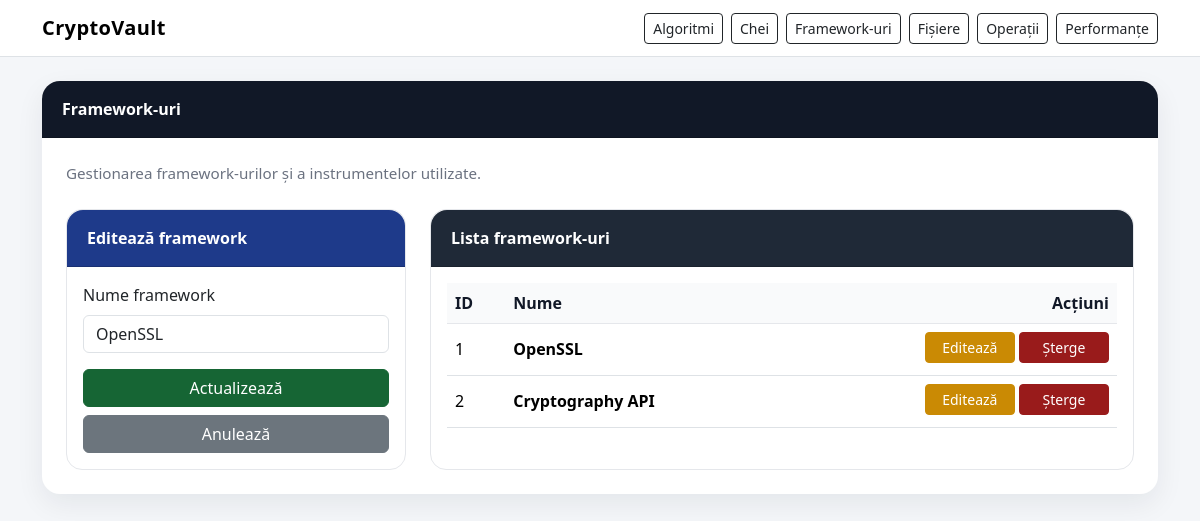
Page /frameworks?edit_framework=1 on the committed database.
### models.py (models this page shows)
class Framework(Base):
    __tablename__ = "frameworks"
    id = Column(Integer, primary_key=True, index=True)
    name = Column(String(100), nullable=False, unique=True)
    performances = relationship("Performance", back_populates="framework", cascade="all, delete-orphan")

### app_web.py (the view)
@app.route("/frameworks")
def show_frameworks():
    db = database.get_session()
    try:
        edit_framework_id = request.args.get("edit_framework", type=int)
        frameworks = crud.get_all_frameworks(db)
        edit_framework = crud.get_framework_by_id(db, edit_framework_id) if edit_framework_id else None
        return render_template("frameworks.html", frameworks=frameworks, edit_framework=edit_framework)
    finally:
        db.close()

### crud.py (called while the page is built)
def get_all_frameworks(db: Session):
    return db.query(models.Framework).order_by(models.Framework.id).all()

def get_framework_by_id(db: Session, framework_id: int):
    return db.query(models.Framework).filter(models.Framework.id == framework_id).first()

### database.py (called while the page is built)
@event.listens_for(engine, "connect")
def enable_sqlite_foreign_keys(dbapi_connection, connection_record):
    cursor = dbapi_connection.cursor()
    cursor.execute("PRAGMA foreign_keys=ON")
    cursor.close()

def get_session():
    return SessionLocal()

### templates/frameworks.html (shortened to what this page needs)
{% extends "base.html" %}
{% block content %}
<div class="card section-card">
    <div class="card-header">
        <div class="d-flex justify-content-between align-items-center flex-wrap gap-2">
            <span>Framework-uri</span>
        </div>
    </div>
    <div class="card-body p-4">
        <p class="section-subtitle mb-4">Gestionarea framework-urilor și a instrumentelor utilizate.</p>
        <div class="row g-4">
            <div class="col-lg-4">
                <div class="card form-card h-100">
                    <div class="card-header">
                        {{ "Editează framework" if edit_framework else "Adaugă framework" }}
                    </div>
                    <div class="card-body">
                        <form action="{{ url_for('save_framework') }}" method="post">
                            <div class="mb-3">
                                <label class="form-label">Nume framework</label>
                                <input type="text" name="name" class="form-control"
                                       value="{{ edit_framework.name if edit_framework else '' }}" required>
                            </div>
                            <button type="submit" class="btn btn-success w-100">
                                {{ "Actualizează" if edit_framework else "Adaugă" }}
                            </button>
                            {% if edit_framework %}
                                <a href="{{ url_for('show_frameworks') }}" class="btn btn-secondary w-100 mt-2">Anulează</a>
                            {% endif %}
                        </form>
                    </div>
                </div>
            </div>
            <div class="col-lg-8">
                <div class="card table-card h-100">
                    <div class="card-header">Lista framework-uri</div>
                    <div class="card-body">
                        <div class="table-responsive">
                            <table class="table table-hover align-middle">
                                <thead>
                                    <tr>
                                        <th>ID</th>
                                        <th>Nume</th>
                                        <th class="text-end">Acțiuni</th>
                                    </tr>
                                </thead>
                                <tbody>
                                {% for framework in frameworks %}
                                    <tr>
                                        <td>{{ framework.id }}</td>
                                        <td><strong>{{ framework.name }}</strong></td>
                                        <td class="text-end">
                                            <a href="{{ url_for('show_frameworks', edit_framework=framework.id) }}" class="btn btn-warning btn-sm btn-action">Editează</a>
                                            <a href="{{ url_for('delete_framework', framework_id=framework.id) }}" class="btn btn-danger btn-sm btn-action"
                                               onclick="return confirm('Sigur vrei să ștergi acest framework? Vor fi șterse și performanțele asociate.')">Șterge</a>
                                        </td>
                                    </tr>
                                {% else %}
                                    <tr>
                                        <td colspan="3" class="text-center text-muted py-4">Nu există framework-uri în baza de date.</td>
                                    </tr>
                                {% endfor %}
                                </tbody>
                            </table>
                        </div>
                    </div>
                </div>
            </div>
        </div>
    </div>
</div>
{% endblock %}

### static/css/style.css (style rules this page uses)
body { background-color: #f4f6f9; color: #1f2937; }
.section-card { border: none; border-radius: 18px; box-shadow: 0 10px 28px rgba(15, 23, 42, 0.07); margin-bottom: 2rem; }
.section-card .card-header { background-color: #111827; color: white; border-top-left-radius: 18px; border-top-right-radius: 18px; padding: 1rem 1.25rem; font-weight: 600; }
.form-card { border: 1px solid #e5e7eb; border-radius: 16px; }
.form-card .card-header { background-color: #1e3a8a; color: white; border-top-left-radius: 16px; border-top-right-radius: 16px; font-weight: 600; }
.table-card { border: 1px solid #e5e7eb; border-radius: 16px; }
.table-card .card-header { background-color: #1f2937; color: white; border-top-left-radius: 16px; border-top-right-radius: 16px; font-weight: 600; }
.table thead th { background-color: #f9fafb; color: #111827; font-weight: 600; border-bottom: 1px solid #e5e7eb; }
.table td, .table th { vertical-align: middle; }
.btn-action { min-width: 90px; margin-bottom: 0.25rem; }
.btn-success { background-color: #166534; border-color: #166534; }
.btn-warning { background-color: #ca8a04; border-color: #ca8a04; color: white; }
.btn-danger { background-color: #991b1b; border-color: #991b1b; }
.section-subtitle { color: #6b7280; font-size: 0.95rem; margin-bottom: 0; }

### rows in the picture
Framework: name "OpenSSL", id "1"
Framework: id "2", name "Cryptography API"

### other values in the picture
{{ "Editează framework" if edit_framework else "Adaugă framework" }} "Editează framework"
{{ "Actualizează" if edit_framework else "Adaugă" }} "Actualizează"
